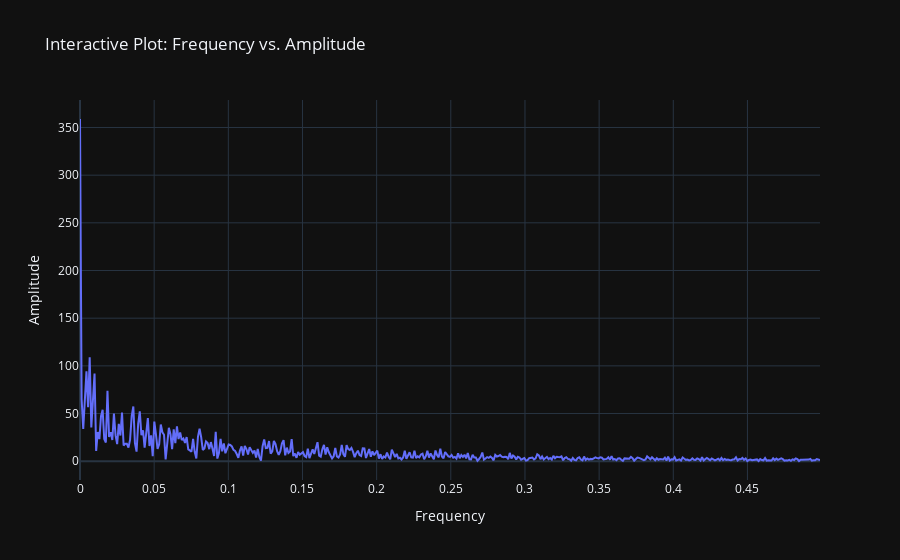

The code cell stored with this chart in its notebook:
### Code cell
#Plot frequency vs amp
frq, amp = ar.plots.plot_frq_vs_amp(df_ulrika,path_to_save_ar_figures)
ar.plots.plot_frq_vs_amp_static(df_ulrika,path_to_save_ar_figures)

### Figure 1 — Plotly figure (JSON) as saved in the notebook; plotly's stock layout.template omitted (floating-point values rounded to 4 significant figures; data arrays with more than 128 entries replaced by an {"elided": "..."} marker saying what was removed)
{"data": [{"hovertemplate": "frq=%{x}<br>amp=%{y}<extra></extra>", "legendgroup": "", "line": {"color": "#636efa", "dash": "solid"}, "marker": {"symbol": "circle"}, "mode": "lines", "name": "", "orientation": "v", "showlegend": false, "x": {"elided": "459 float values"}, "xaxis": "x", "y": {"elided": "459 float values"}, "yaxis": "y", "type": "scatter"}], "layout": {"xaxis": {"anchor": "y", "domain": [0.0, 1.0], "title": {"text": "Frequency"}}, "yaxis": {"anchor": "x", "domain": [0.0, 1.0], "title": {"text": "Amplitude"}}, "legend": {"tracegroupgap": 0}, "title": {"text": "Interactive Plot: Frequency vs. Amplitude"}}}
